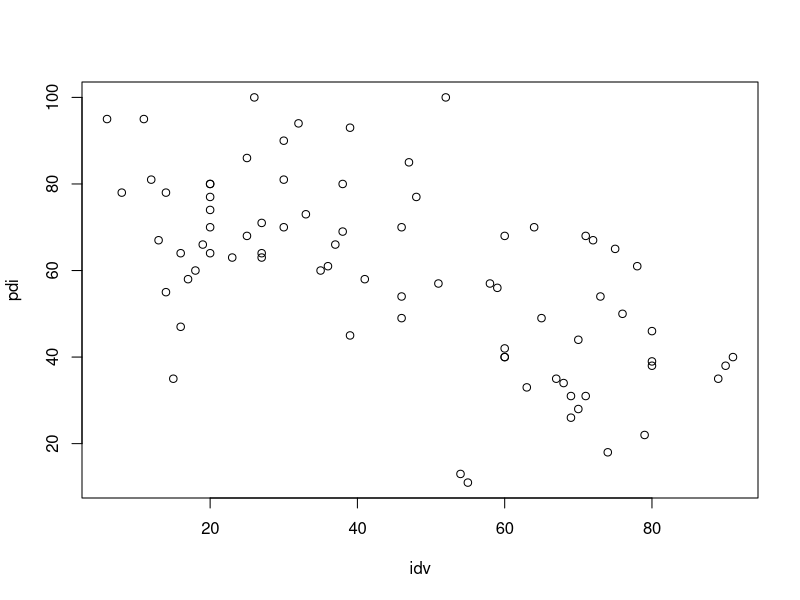
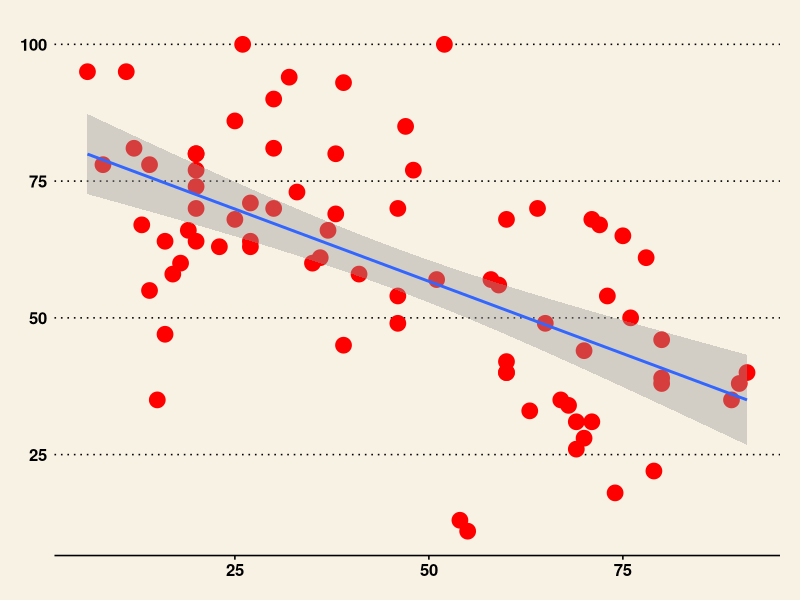
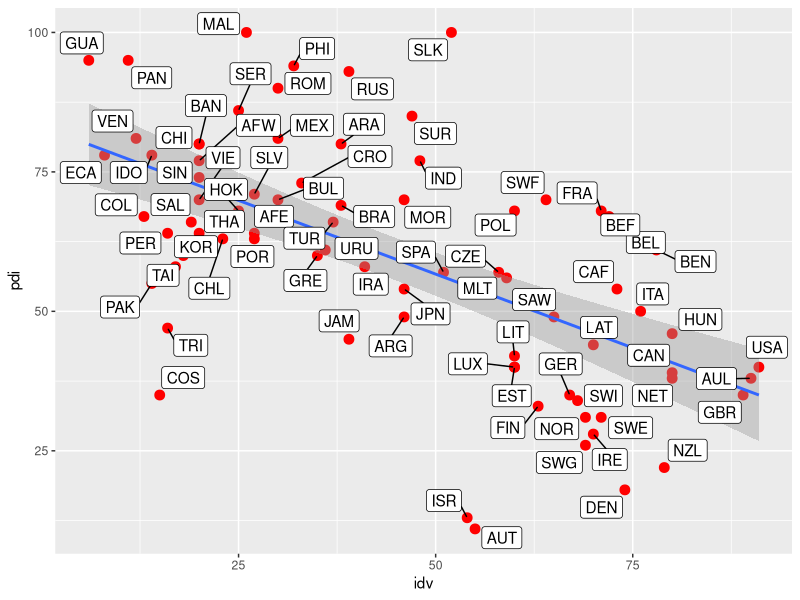
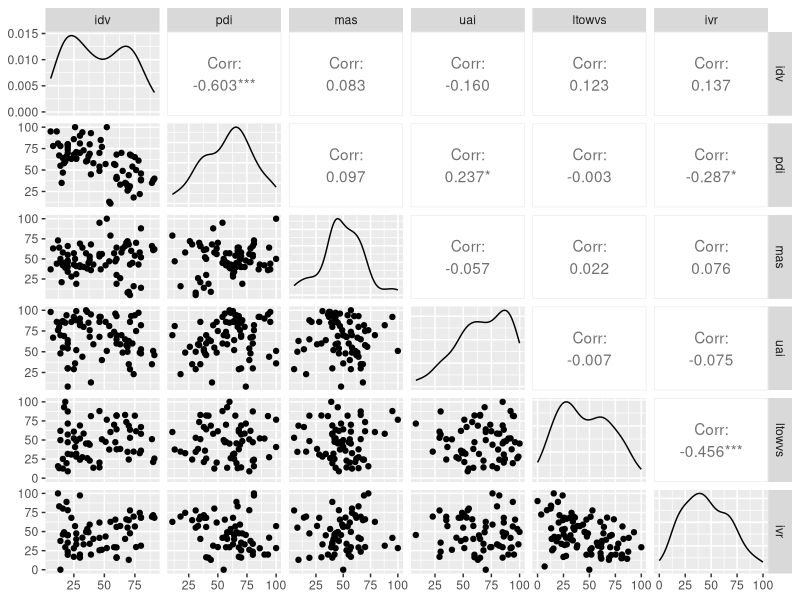
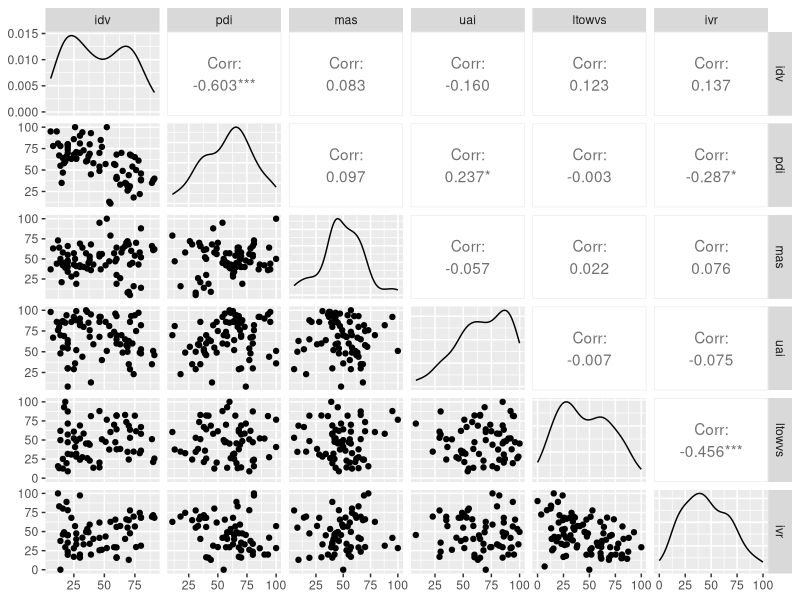
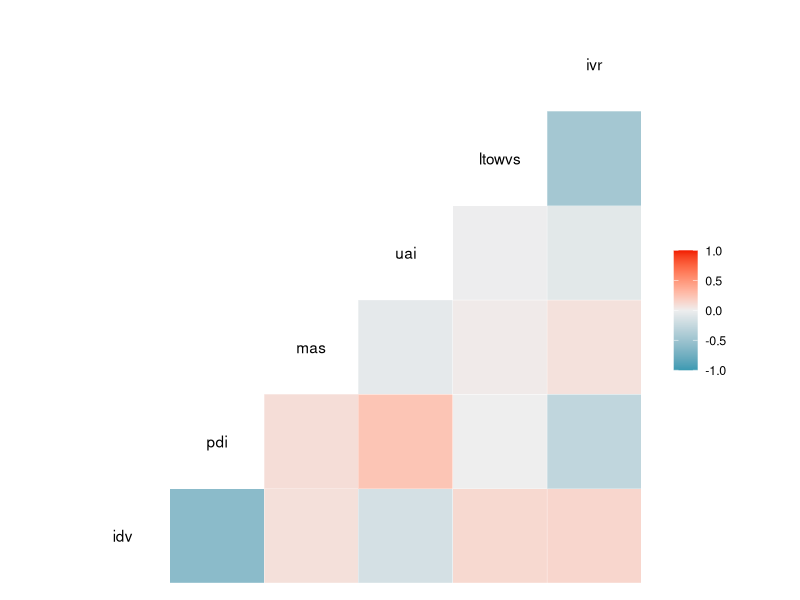

These figures' R source, in order:

# Install.packages("tidyverse")
library(tidyverse)
library(ggthemes)
library(readxl)

# Read data
#cv <- read_excel("6-dimensions-for-website-2015-12-08-0-100.xls")
cv <- read_excel("6-dimensions-for-website-2015-12-08-0-100.xls", na = "#NULL!")
class(cv)

summary(cv)
head(cv)
mean(cv$idv, na.rm = TRUE)

# Visualize data
attach(cv)
plot(idv, pdi)

ggplot(data=cv, aes(x=idv, y=pdi)) +
  geom_point(size=5, col='red') +
  geom_smooth(method = lm) +
  theme_wsj()

library(ggrepel)
cv %>% 
  ggplot(aes(x=idv, y=pdi))+
  geom_point(size=3, color='red')+
  geom_smooth(method = lm) +
  geom_label_repel(aes(label=ctr))

# Simple Regression
lm <- lm(pdi ~ idv)
summary(lm)

## Correlations

# install.packages('GGally')
library(GGally)
ggpairs(cv, columns = c(4, 3, 5, 6, 7, 8), na='NA')

ggpairs(cv %>% select(idv, pdi, mas, uai, ltowvs, ivr))
ggcorr(cv %>% select(idv, pdi, mas, uai, ltowvs, ivr))

# Multiple Regression
mlm <- lm(ivr ~ idv + pdi + mas + uai + ltowvs)
mlm
summary(mlm)

